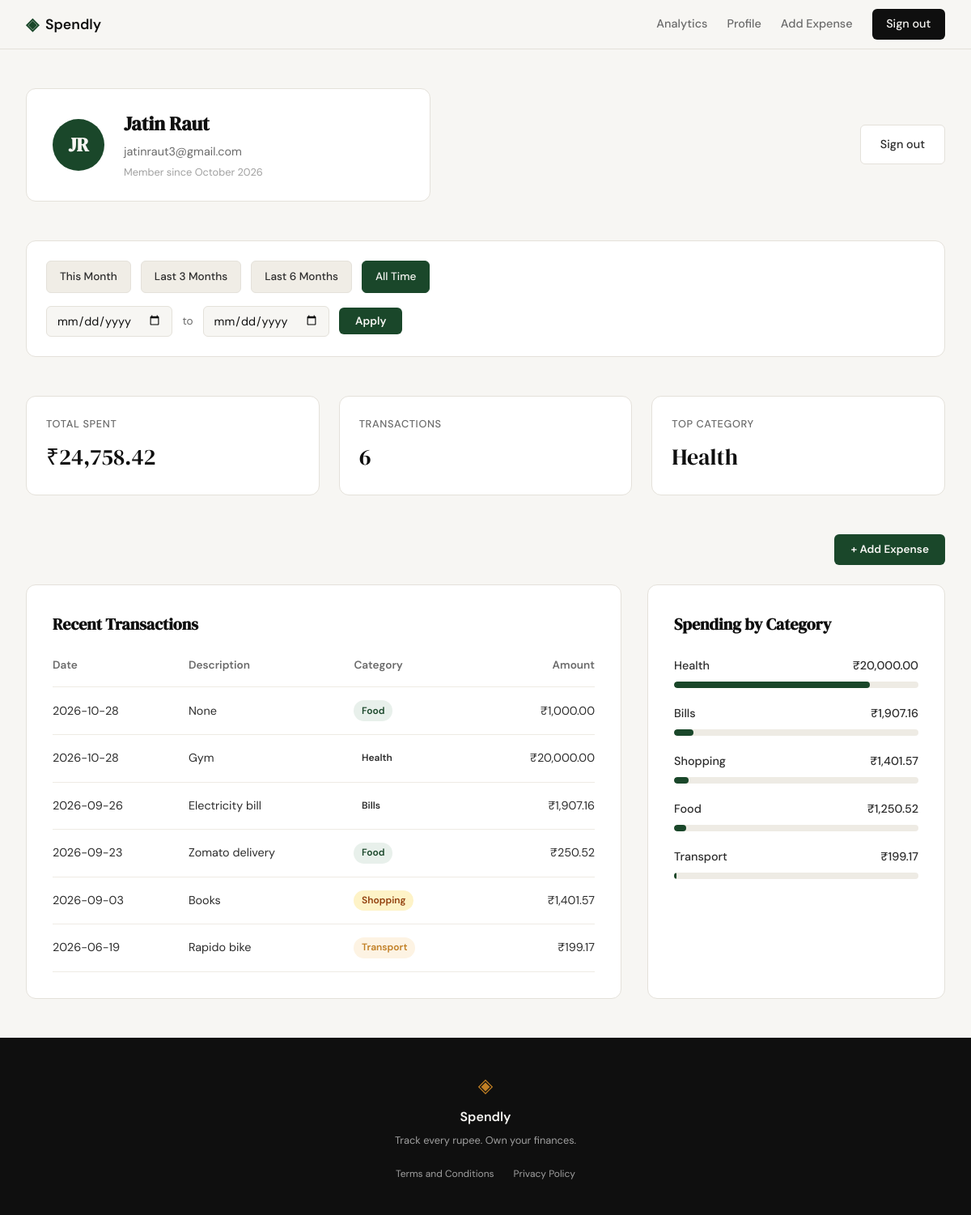
Screenshot of /profile (signed in) with the database file from the repository.
### tables this page shows
CREATE TABLE users (
                id INTEGER PRIMARY KEY AUTOINCREMENT,
                name TEXT NOT NULL,
                email TEXT UNIQUE NOT NULL,
                password_hash TEXT NOT NULL,
                created_at TEXT DEFAULT CURRENT_TIMESTAMP
            );

CREATE TABLE expenses (
                id INTEGER PRIMARY KEY AUTOINCREMENT,
                user_id INTEGER NOT NULL,
                amount REAL NOT NULL,
                category TEXT NOT NULL,
                date TEXT NOT NULL,
                description TEXT,
                created_at TEXT DEFAULT CURRENT_TIMESTAMP,
                FOREIGN KEY (user_id) REFERENCES users (id) ON DELETE CASCADE
            );

### app.py (the view)
@app.route("/profile")
def profile():
    if not session.get("user_id"):
        return redirect(url_for("login"))
    user_data = get_user_by_id(session["user_id"])
    if not user_data:
        session.clear()
        return redirect(url_for("login"))
    name_parts = user_data["name"].split()
    initials = "".join([part[0].upper() for part in name_parts if part])
    try:
        created_at = datetime.strptime(user_data["created_at"], "%Y-%m-%d %H:%M:%S")
        joined_date = created_at.strftime("%B %Y")
    except:
        joined_date = "Recently"
    user = {
        "name": user_data["name"],
        "email": user_data["email"],
        "initials": initials,
        "joined_date": joined_date
    }
    date_from = request.args.get("date_from")
    date_to = request.args.get("date_to")
    parsed_from = None
    parsed_to = None
    if date_from:
        try:
            parsed_from = datetime.strptime(date_from, "%Y-%m-%d").date()
        except ValueError:
            date_from = None
    if date_to:
        try:
            parsed_to = datetime.strptime(date_to, "%Y-%m-%d").date()
        except ValueError:
            date_to = None
    if parsed_from and parsed_to and parsed_from > parsed_to:
        flash("Start date must be before end date.", "error")
        date_from = None
        date_to = None
        parsed_from = None
        parsed_to = None
    today = datetime.now().date()
    first_of_month = today.replace(day=1)
    three_months_ago = today - relativedelta(months=3)
    six_months_ago = today - relativedelta(months=6)
    preset_urls = {
        "this_month": url_for('profile',
                              date_from=first_of_month.strftime('%Y-%m-%d'),
                              date_to=today.strftime('%Y-%m-%d')),
        "last_3_months": url_for('profile',
                                  date_from=three_months_ago.strftime('%Y-%m-%d'),
                                  date_to=today.strftime('%Y-%m-%d')),
        "last_6_months": url_for('profile',
                                  date_from=six_months_ago.strftime('%Y-%m-%d'),
                                  date_to=today.strftime('%Y-%m-%d')),
        "all_time": url_for('profile')
    }
    active_preset = None
    if parsed_from and parsed_to:
        if parsed_from == first_of_month and parsed_to == today:
            active_preset = "this_month"
        elif parsed_from == three_months_ago and parsed_to == today:
            active_preset = "last_3_months"
        elif parsed_from == six_months_ago and parsed_to == today:
            active_preset = "last_6_months"
        else:
            active_preset = "custom"
    elif not parsed_from and not parsed_to:
        active_preset = "all_time"
    user_id = session["user_id"]
    stats = get_summary_stats(user_id, date_from=date_from, date_to=date_to)
    transactions = get_recent_transactions(user_id, limit=10, date_from=date_from, date_to=date_to)
    categories = get_category_breakdown(user_id, date_from=date_from, date_to=date_to)
    return render_template(
        "profile.html",
        user=user,
        stats=stats,
        transactions=transactions,
        categories=categories,
        date_from=date_from,
        date_to=date_to,
        active_preset=active_preset,
        preset_urls=preset_urls
    )

### database/db.py (called while the page is built)
def get_db():
    conn = sqlite3.connect(DATABASE_PATH)
    conn.row_factory = sqlite3.Row
    conn.execute("PRAGMA foreign_keys = ON")
    return conn

def get_user_by_id(user_id):
    with get_db() as conn:
        user = conn.execute(
            "SELECT id, name, email, created_at FROM users WHERE id = ?",
            (user_id,)
        ).fetchone()
        return dict(user) if user else None

### database/queries.py (called while the page is built)
def format_amount(amount):
    return f"{amount:,.2f}"

def get_recent_transactions(user_id, limit=10, date_from=None, date_to=None):
    with get_db() as conn:
        where_clause = "WHERE user_id = ?"
        params = [user_id]
        if date_from and date_to:
            where_clause += " AND date BETWEEN ? AND ?"
            params.extend([date_from, date_to])
        params.append(limit)
        rows = conn.execute(
            "SELECT date, description, category, amount FROM expenses " + where_clause + " ORDER BY date DESC LIMIT ?",
            params
        ).fetchall()
        return [
            {
                "date": row["date"],
                "description": row["description"],
                "category": row["category"],
                "category_class": row["category"].lower(),
                "amount": format_amount(row["amount"])
            }
            for row in rows
        ]

### templates/profile.html (shortened to what this page needs)
<!DOCTYPE html>
<html lang="en">
<head>
    <link rel="stylesheet" href="{{ url_for('static', filename='css/profile.css') }}">
</head>
<body>
    {% extends "base.html" %}
    {% block content %}
    <div class="profile-container">
        <header class="profile-header">
            <div class="user-card">
                <div class="avatar">{{ user.initials }}</div>
                <div class="user-details">
                    <h1>{{ user.name }}</h1>
                    <p class="user-email">{{ user.email }}</p>
                    <p class="user-member">Member since {{ user.joined_date }}</p>
                </div>
            </div>
            <a href="{{ url_for('logout') }}" class="logout-btn">Sign out</a>
        </header>
        <section class="filter-bar">
            <div class="filter-presets">
                <a href="{{ preset_urls.this_month }}"
                   class="preset-btn {% if active_preset == 'this_month' %}active{% endif %}">
                    This Month
                </a>
                <a href="{{ preset_urls.last_3_months }}"
                   class="preset-btn {% if active_preset == 'last_3_months' %}active{% endif %}">
                    Last 3 Months
                </a>
                <a href="{{ preset_urls.last_6_months }}"
                   class="preset-btn {% if active_preset == 'last_6_months' %}active{% endif %}">
                    Last 6 Months
                </a>
                <a href="{{ preset_urls.all_time }}"
                   class="preset-btn {% if active_preset == 'all_time' %}active{% endif %}">
                    All Time
                </a>
            </div>
            <form method="GET" action="{{ url_for('profile') }}" class="filter-custom">
                <input type="date"
                       id="date_from"
                       name="date_from"
                       value="{{ date_from or '' }}"
                       class="date-input">
                <span class="filter-separator">to</span>
                <input type="date"
                       id="date_to"
                       name="date_to"
                       value="{{ date_to or '' }}"
                       class="date-input">
                <button type="submit" class="filter-submit-btn">Apply</button>
            </form>
        </section>
        <section class="stats-grid">
            <div class="stat-card">
                <span class="stat-label">Total Spent</span>
                <span class="stat-value">₹{{ stats.total_spent }}</span>
            </div>
            <div class="stat-card">
                <span class="stat-label">Transactions</span>
                <span class="stat-value">{{ stats.count }}</span>
            </div>
            <div class="stat-card">
                <span class="stat-label">Top Category</span>
                <span class="stat-value">{{ stats.top_category }}</span>
            </div>
        </section>
        <div style="display: flex; justify-content: flex-end; margin-bottom: -1.5rem;">
            <a href="{{ url_for('add_expense') }}" class="filter-submit-btn" style="text-decoration: none; display: inline-flex; align-items: center; gap: 0.5rem;">+ Add Expense</a>
        </div>
        <div class="profile-main-grid">
            <section class="history-section">
                <h2>Recent Transactions</h2>
                <div class="table-wrapper">
                    <table class="history-table">
                        <thead>
                            <tr>
                                <th>Date</th>
                                <th>Description</th>
                                <th>Category</th>
                                <th class="text-right">Amount</th>
                            </tr>
                        </thead>
                        <tbody>
                            {% for tx in transactions %}
                            <tr>
                                <td>{{ tx.date }}</td>
                                <td>{{ tx.description }}</td>
                                <td><span class="category-badge badge-{{ tx.category_class }}">{{ tx.category }}</span></td>
                                <td class="text-right">₹{{ tx.amount }}</td>
                            </tr>
                            {% endfor %}
                        </tbody>
                    </table>
                </div>
            </section>
            <section class="breakdown-section">
                <h2>Spending by Category</h2>
                <div class="category-list">
                    {% for cat in categories %}
                    <div class="category-item">
                        <div class="category-info">
                            <span class="category-name">{{ cat.name }}</span>
                            <span class="category-amount">₹{{ cat.amount }}</span>
                        </div>
                        <div class="progress-bar">
                            <div class="progress-fill" style="width: {{ cat.percentage }}%"></div>
                        </div>
                    </div>
                    {% endfor %}
                </div>
            </section>
        </div>
    </div>
    {% endblock %}

### static/css/style.css (style rules this page uses)
:root { --ink: #0f0f0f; --ink-soft: #2d2d2d; --ink-muted: #6b6b6b; --ink-faint: #a0a0a0; --paper: #f7f6f3; --paper-warm: #f0ede6; --paper-card: #ffffff; --accent: #1a472a; --accent-light: #e8f0eb; --accent-2: #c17f24; --accent-2-light: #fdf3e3; --danger: #c0392b; --danger-light: #fdecea; --border: #e4e1da; --border-soft: #eeebe4; --font-display: 'DM Serif Display', Georgia, serif; --font-body: 'DM Sans', system-ui, sans-serif; --max-width: 1200px; --auth-width: 440px; --radius-sm: 6px; --radius-md: 12px; --radius-lg: 20px; }
*, *::before, *::after { box-sizing: border-box; margin: 0; padding: 0; }
html { font-size: 16px; scroll-behavior: smooth; }
body { background: var(--paper); color: var(--ink); font-family: var(--font-body); font-size: 1rem; line-height: 1.6; -webkit-font-smoothing: antialiased; }
a { color: inherit; text-decoration: none; }

### rows the page displays
users: name "Jatin Raut", email "jatinraut3@gmail.com"
expenses: top_category "Health", date "2026-10-28", description "Gym", category "Health", amount "20,000.00", name "Health", {{ cat.percentage }} 80 (drawn)
expenses: date "2026-10-28", description "None", category "Food", amount "1,000.00"
expenses: date "2026-09-26", description "Electricity bill", category "Bills", amount "1,907.16", name "Bills", {{ cat.percentage }} 8 (drawn)
expenses: date "2026-09-23", description "Zomato delivery", category "Food", amount "250.52"
expenses: date "2026-09-03", description "Books", category "Shopping", amount "1,401.57", name "Shopping", {{ cat.percentage }} 6 (drawn)
expenses: date "2026-06-19", description "Rapido bike", category "Transport", amount "199.17", name "Transport", {{ cat.percentage }} 1 (drawn)

### other values shown
{{ user.initials }} "JR"
{{ user.joined_date }} "October 2026"
{{ stats.total_spent }} "24,758.42"
{{ stats.count }} "6"
{{ cat.name }} "Food"
{{ cat.amount }} "1,250.52"
